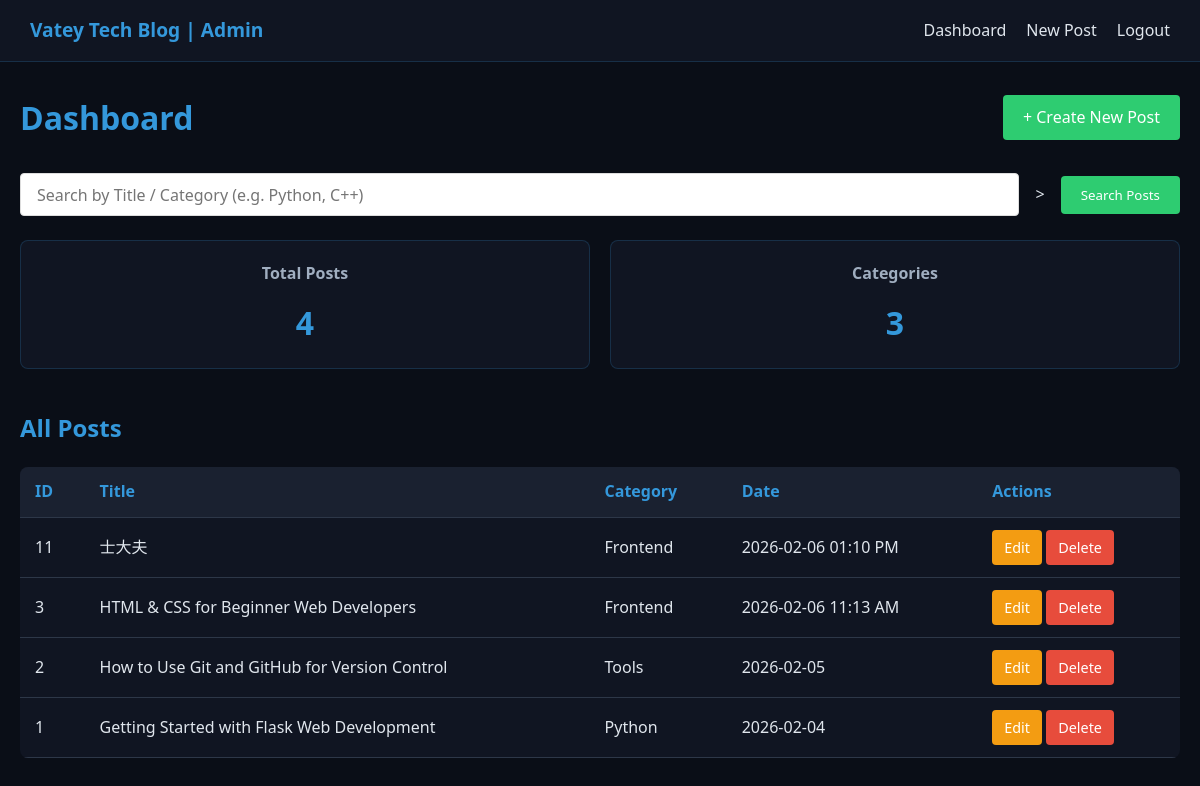
The app's page /admin/dashboard (signed in), older data.
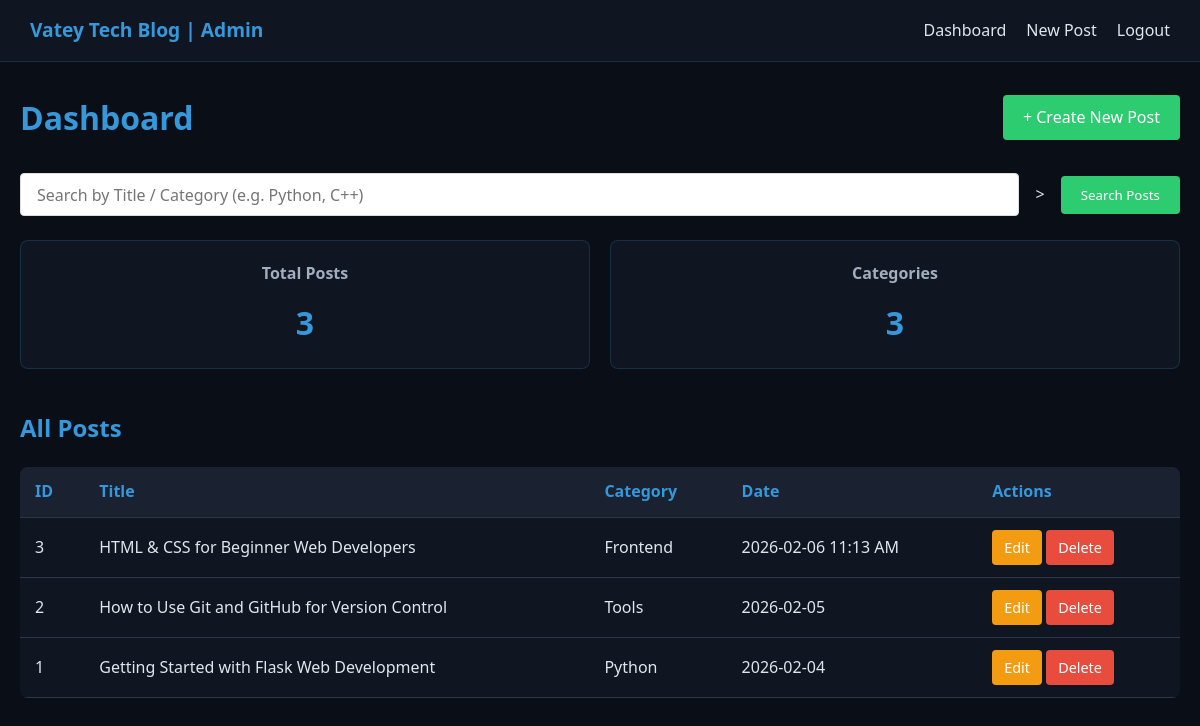
The same page, newer data.
### tables this page shows
CREATE TABLE posts (
                id INTEGER PRIMARY KEY AUTOINCREMENT,
                title TEXT NOT NULL,
                category TEXT NOT NULL,
                content TEXT NOT NULL,
                date TEXT NOT NULL
            );

### app.py (the view)
    def wrapper(*args, **kwargs):
        if not session.get("is_login"):
            return redirect(url_for("admin_login"))  # 跳转到登录路由（admin_login）
        return f(*args, **kwargs)

### app.py (called while the page is built)
def admin_required(f):
    def wrapper(*args, **kwargs):
        if not session.get("is_login"):
            return redirect(url_for("admin_login"))  # 跳转到登录路由（admin_login）
        return f(*args, **kwargs)
    wrapper.__name__ = f.__name__  # 修复Flask路由名称冲突，必须加
    return wrapper

### utils/db.py (called while the page is built)
def get_db_connection():
    conn = sqlite3.connect(DATABASE)
    conn.row_factory = sqlite3.Row  # 字典形式返回结果
    return conn

### templates/admin/dashboard.html (shortened to what this page needs)
<!DOCTYPE html>
<html lang="en">
<head>
    <link rel="stylesheet" href="{{ url_for('static', filename='css/admin.css') }}">
</head>
<body>
    <header class="admin-header">
        <div class="admin-logo">Vatey Tech Blog | Admin</div>
        <nav class="admin-nav">
            <a href="/admin/dashboard">Dashboard</a>
            <a href="/admin/create">New Post</a>
            <a href="/admin/logout">Logout</a>
        </nav>
    </header>
    <main class="admin-main">
        <div class="dashboard-header">
            <h1>Dashboard</h1>
            <a href="/admin/create" class="btn btn-success">+ Create New Post</a>
        </div>
        <form class="search-form" method="GET" action="/admin/dashboard">
            <input
                type="text"
                name="keyword"
                class="search-input"
                placeholder="Search by Title / Category (e.g. Python, C++)"
                value="{{ keyword or '' }}"
            >
            <button type="submit" class="btn btn-success">Search Posts</button>
        </form>
        <div class="dashboard-stats">
            <div class="stat-card">
                <h3>{% if keyword %}Matched Posts{% else %}Total Posts{% endif %}</h3>
                <p class="stat-number">{{ total_posts }}</p>
            </div>
            <div class="stat-card">
                <h3>Categories</h3>
                <p class="stat-number">{{ total_categories }}</p>
            </div>
        </div>
        <div class="post-list-section">
            <h2>All Posts</h2>
            <table class="post-table">
                <thead>
                    <tr>
                        <th>ID</th>
                        <th>Title</th>
                        <th>Category</th>
                        <th>Date</th>
                        <th>Actions</th>
                    </tr>
                </thead>
                <tbody>
                    {% for post in posts %}
                    <tr>
                        <td>{{ post.id }}</td>
                        <td>{{ post.title }}</td>
                        <td>{{ post.category }}</td>
                        <td>{{ post.date }}</td>
                        <td class="action-buttons">
                            <a href="/admin/edit/{{ post.id }}" class="btn btn-edit">Edit</a>
                            <a href="/admin/delete/{{ post.id }}" class="btn btn-delete" onclick="return confirm('Are you sure to delete this article? This action cannot be undone!')">Delete</a>
                        </td>
                    </tr>
                    {% endfor %}
                </tbody>
            </table>
        </div>
    </main>
</body>
</html>

Row changes from the older to the newer data that the page shows:
removed posts: id "11", title "士大夫", category "Frontend", date "2026-02-06 01:10 PM"
Text that changed along with them:
{{ total_posts }}: "4" → "3"
